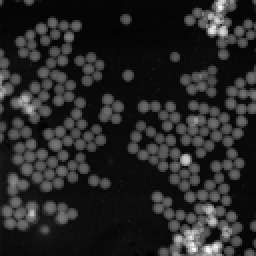
#> input picture Data/demos/SiO2_HAADF_Image.tiff, 128 x 128 px (shown 2 times larger)
$ jupyter execute counting_objects_watershed.ipynb
#> lines starting #> are read from the running program, lines starting #| are printed output that depends on the picture; after the words box and inside, x2 and y2 are one past the last pixel; in counts of white or black regions, pixels touching at a corner belong together
# Counting touching objects workflow
---
*Introduction to Image Analysis Workshop*

*Stefania Marcotti (stefania.marcotti@crick.ac.uk)*

*Seeded watershed for segmenting touching objects*

*CC-BY-SA-4.0 license: creativecommons.org/licenses/by-sa/4.0/*

*Adapted from Tom Slater (slatert2@cardiff.ac.uk)*

*[Intro to building image analysis pipelines for electron microscopy data with Python](https://github.com/RMS-DAIM/introduction-to-image-analysis/blob/main/Scripts/Jupyter/electron_microscopy_analysis.ipynb)*

---

# Introduction

In this notebook, we will explore how to approach the segmentation of touching objects using a seeded watershed.

Watershedding is commonly used to separate touching or overlapping objects in microscopy and materials imaging.

By the end of this notebook, you should be able to:

- Segment touching objects using a watershed algorithm
- Generate markers for watershed segmentation

## Importing libraries

We first import the libraries required for the notebook.

[cell 1]
import numpy as np
import matplotlib.pyplot as plt

from scipy import ndimage as ndi

from skimage import feature
from skimage import measure
from skimage import filters
from skimage import segmentation
from skimage import io

import pandas as pd

## Watershed segmentation for electron microscopy data
We'll first load a high-angle annular dark field (HAADF) scanning transmission electron microscope (STEM) image of SiO2 nanoparticles. The vast majority of electron microscopy images are single-channel data, i.e., they are already grayscale images with only two dimensions (y, x).

[cell 2]
im = io.imread("../../Data/demos/SiO2_HAADF_Image.tiff")
#> im is the input picture: shape (128, 128) float32; min 436618.6, max 3091269.5, mean 847070.1

print('Image dimensions:', im.shape)
#| Image dimensions: (128, 128)
print('Image type:', type(im))
#| Image type: <class 'numpy.ndarray'>

[cell 3]
# display image
fig, ax = plt.subplots(figsize=(6,4))
ax.imshow(im, cmap='gray')
ax.set_title('SiO2 nanoparticles')
ax.axis('off')
plt.tight_layout()

## Thresholding the image

We use grey-level thresholding to obtain a binary mask, similarly to what we've done in previous sessions.

[cell 4]
threshold = filters.threshold_otsu(im)
#> threshold = 960289.9

im_thresh = im > threshold
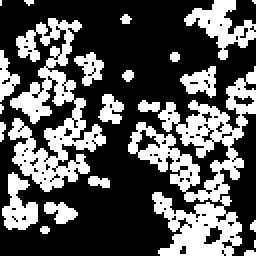
#> im_thresh: shape (128, 128) bool (shown 2 times larger); 34.6% white; 23 white regions (8 under 20 px), largest, box (x1, y1, x2, y2) and area: (64, 33, 128, 128) 2319, (4, 9, 53, 96) 1691, (92, 0, 128, 30) 440

fig, ax = plt.subplots(figsize=(6,4))
ax.imshow(im_thresh, cmap='gray')
ax.set_title('Binary image')
ax.axis('off')
plt.tight_layout()

If we apply the same labelling approach that we've used previously, we are not able to accurately label each nanoparticle due to the connectedness of each label. We could try exploring different thresholding algorithms, but it will be difficult to separate touching nanoparticles.

[cell 5]
# label objects and visualise the result
labels = measure.label(im_thresh)
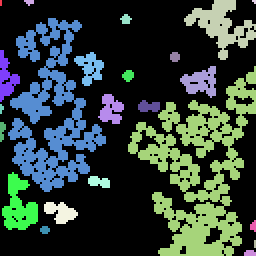
#> labels: shape (128, 128) int32 (shown 2 times larger); 24 distinct labels, from 0 to 23; one colour per label, 0 black

fig, ax = plt.subplots(figsize=(6,4))
ax.imshow(labels, cmap='jet')
ax.set_title('Label image')
ax.axis('off')
plt.tight_layout()

[cell 6]
# count the objects - find the maximum integer assigned to a label!
print('There are', labels.max(), 'objects in the image')
#| There are 23 objects in the image

## Picking out seeds for the watershed algorithm

The watershed algorithm often uses a [distance transform](https://neubias.github.io/training-resources/distance_transform/index.html) to locate the centres of objects. Distance transforms quantify how a structure of interest is away from object boundaries or other structures.

[cell 7]
# calculate distance transform of the binary mask
distance = ndi.distance_transform_edt(im_thresh)
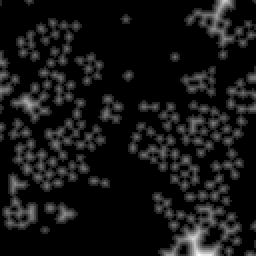
#> distance: shape (128, 128) float64 (shown 2 times larger); min 0, max 6.71, mean 0.553; drawn with min black and max white

fig, ax = plt.subplots(1,2,figsize=(8,4))

ax[0].imshow(distance, cmap='magma')
ax[0].set_title('Distance transform')
ax[0].axis('off')

ax[1].imshow(distance[10:40, 10:40], cmap='magma')
ax[1].set_title('Distance transform (zoom)')
ax[1].axis('off')

plt.tight_layout()
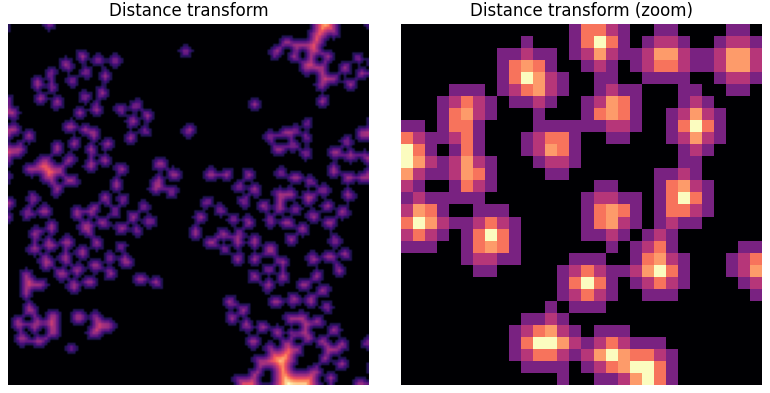
#> figure drawn by matplotlib, 2 panels

The local maxima of the distance transform can then be used to seed the [watershed algorithm](https://neubias.github.io/training-resources/watershed/index.html). Please note that seeding is not mandatory when performing watershedding; however, it might ensure better accuracy. To calculate the local maxima, we can use a `skimage.feature` function called [`peak_local_max`](https://scikit-image.org/docs/stable/auto_examples/segmentation/plot_peak_local_max.html). This function takes as inputs the distance transform, a parameter called `min_distance` which decides the minimum separation allowed between peaks, and the label image.

[cell 8]
# locate local maxima by first calculating their coordinates
coords = feature.peak_local_max(distance, min_distance=3, labels=labels)
#> coords = 193 pairs, first value 3 to 124, second value 3 to 124

fig, ax = plt.subplots(figsize=(6,4))
ax.imshow(im, cmap='gray')
ax.plot(coords[:, 1], coords[:, 0], 'y.')
ax.axis('off')
ax.set_title('Peak local max')

plt.tight_layout()
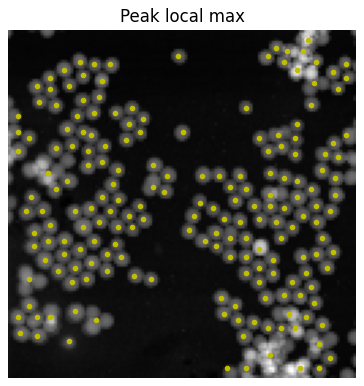
#> figure drawn by matplotlib, 1 panel

<div style="background-color:#abd9e9; border-radius: 5px; padding: 10pt">
<strong>Task</strong>
What would change if the <code>min_distance</code> parameter were set to a higher or lower value? Test it below </div>

[cell 9]
# Test a different `min_distance`
coords_test = [...]

# display the raw image with the peak local maxima superimposed
fig, ax = plt.subplots(figsize=(6,4))
# add your code to visualise your image here

## Applying watershed segmentation

Another `skimage` function, this time in the `segmentation` library, can perform watershed segmentation ([`skimage.segmentation.watershed`](https://scikit-image.org/docs/stable/api/skimage.segmentation.html#skimage.segmentation.watershed)). The function takes three inputs: an image, the seed markers, and the binary mask of the raw image.

The first input expects a data array where the lowest value points are labelled first. This works out to be the inverse of the distance transform, so that the centres of each object are now highlighted as local minima.

The seed markers for the second input need to be organised as an array with the same dimensions as the input image. At the moment, we have the markers' coordinates saved in an array; therefore, the first step is to create an empty image with the correct size and add the markers as labels in the correct locations.

[cell 10]
# create an empty image with the same shape as the input image
mask = np.zeros(im.shape, dtype=bool)

# add the markers as True pixels in the coordinates stored in coords (this is a binary mask!)
mask[tuple(coords.T)] = True

# label each True pixel (this is a label mask!)
markers = measure.label(mask)

[cell 11]
fig, ax = plt.subplots(1,3,figsize=(10,4))

ax[0].imshow(im, cmap='gray')
ax[0].set_title('Original image')
ax[0].axis('off')

ax[1].imshow(mask, cmap='gray')
ax[1].set_title('Seed markers (binary)')
ax[1].axis('off')

ax[2].imshow(markers, cmap='jet')
ax[2].set_title('Seed markers (label)')
ax[2].axis('off')

plt.tight_layout()
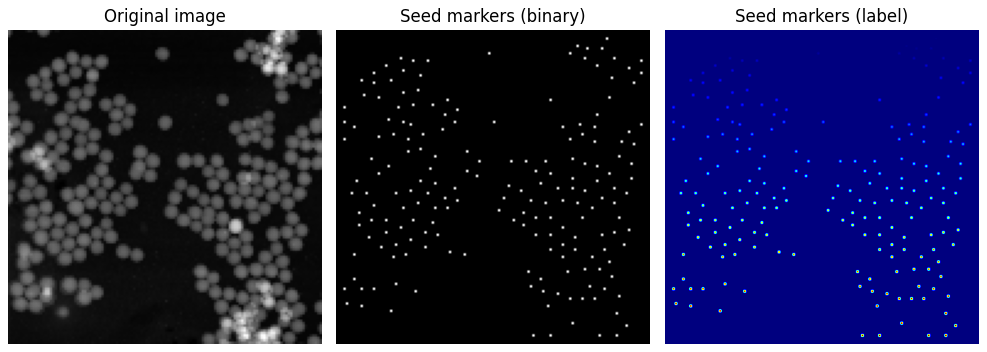
#> figure drawn by matplotlib, 3 panels

We can now apply the watershed algorithm. The segmentation obtained with the watershed function is equivalent to that returned by `measure.label` on the binary mask of the original image, although in this case, we have many more objects!

[cell 12]
labels_watershed = segmentation.watershed(-distance, markers, mask=im_thresh)
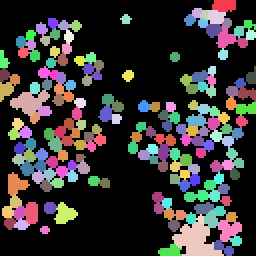
#> labels_watershed: shape (128, 128) int32 (shown 2 times larger); 194 distinct labels, from 0 to 193; one colour per label, 0 black

fig, ax = plt.subplots(1, 2, figsize=(8,4))

ax[0].imshow(-distance, cmap='magma')
ax[0].set_title('Inverted distance transform')
ax[0].axis('off')

ax[1].imshow(labels_watershed, cmap='jet')
ax[1].set_title('Watershed segmentation')
ax[1].axis('off')

plt.tight_layout()
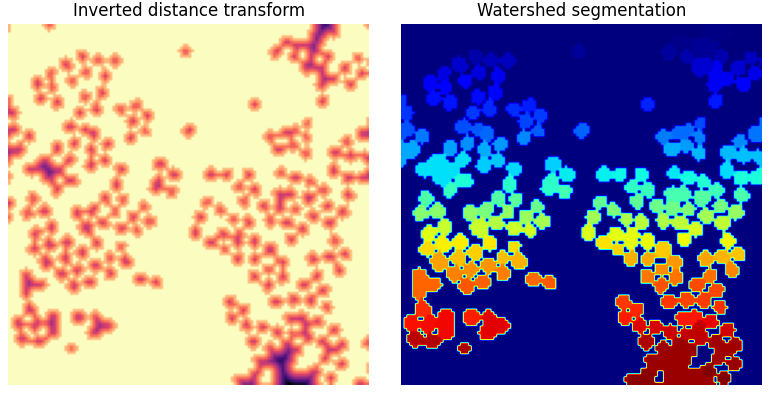
#> figure drawn by matplotlib, 2 panels

[cell 13]
# count the objects - find the maximum integer assigned to a label!
print('There are', labels_watershed.max(), 'objects in the image')
#| There are 193 objects in the image

## Measuring segmented objects

We can extract measurements from the labelled regions in exactly the same manner as previously.

[cell 14]
# measure properties
props = measure.regionprops_table(labels, im, properties=['area', 'centroid', 'eccentricity'])
#> props = 4 items
props_df = pd.DataFrame(props)
#> props_df = table of 23 rows and 4 columns

props_df.head()
#> Out = table of 5 rows and 4 columns

[cell 15]
# display some results
fig, axs = plt.subplots(1, 2, figsize=(4,3))

axs[0].boxplot(props_df['area'])
axs[0].set_title('Particle area (px)')

axs[1].boxplot(props_df['eccentricity'])
axs[1].set_title('Particle eccentricity')

plt.tight_layout()
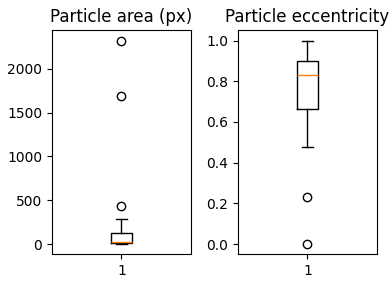
#> figure drawn by matplotlib, 2 panels
